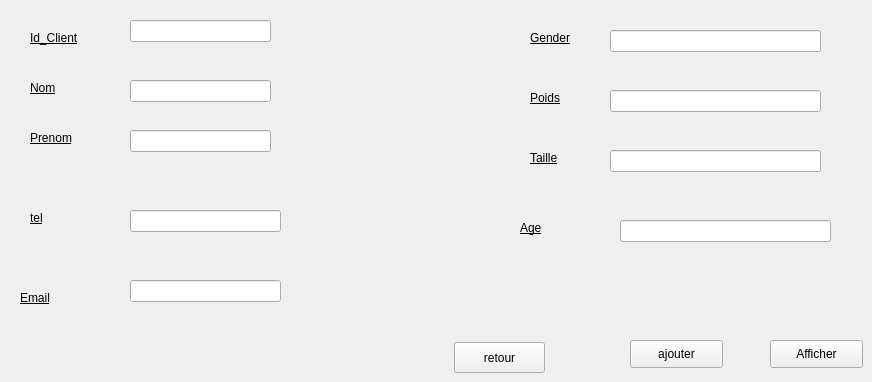
      <widget class="QWidget" name="tab">
       <attribute name="title">
        <string>Ajouter Client</string>
       </attribute>
       <widget class="QLabel" name="label">
        <property name="geometry">
         <rect>
          <x>30</x>
          <y>30</y>
          <width>61</width>
          <height>16</height>
         </rect>
        </property>
        <property name="styleSheet">
         <string notr="true">color: rgb(0, 0, 0);
border-color: rgb(255, 255, 255);
text-decoration: underline;
font: 75 10pt &quot;MS Shell Dlg 2&quot;;
</string>
        </property>
        <property name="text">
         <string>Id_Client</string>
        </property>
       </widget>
       <widget class="QLineEdit" name="lineEdit_id">
        <property name="geometry">
         <rect>
          <x>130</x>
          <y>20</y>
          <width>141</width>
          <height>22</height>
         </rect>
        </property>
       </widget>
       <widget class="QLabel" name="label_2">
        <property name="geometry">
         <rect>
          <x>30</x>
          <y>80</y>
          <width>55</width>
          <height>16</height>
         </rect>
        </property>
        <property name="styleSheet">
         <string notr="true">color: rgb(0, 0, 0);
border-color: rgb(255, 255, 255);
text-decoration: underline;
font: 75 10pt &quot;MS Shell Dlg 2&quot;;
</string>
        </property>
        <property name="text">
         <string>Nom</string>
        </property>
       </widget>
       <widget class="QLabel" name="label_3">
        <property name="geometry">
         <rect>
          <x>30</x>
          <y>130</y>
          <width>55</width>
          <height>16</height>
         </rect>
        </property>
        <property name="styleSheet">
         <string notr="true">color: rgb(0, 0, 0);
border-color: rgb(255, 255, 255);
text-decoration: underline;
font: 75 10pt &quot;MS Shell Dlg 2&quot;;
</string>
        </property>
        <property name="text">
         <string>Prenom</string>
        </property>
       </widget>
       <widget class="QLineEdit" name="lineEdit_nom">
        <property name="geometry">
         <rect>
          <x>130</x>
          <y>80</y>
          <width>141</width>
          <height>22</height>
         </rect>
        </property>
       </widget>
       <widget class="QLineEdit" name="lineEdit_prenom">
        <property name="geometry">
         <rect>
          <x>130</x>
          <y>130</y>
          <width>141</width>
          <height>22</height>
         </rect>
        </property>
       </widget>
       <widget class="QLabel" name="label_4">
        <property name="geometry">
         <rect>
          <x>30</x>
          <y>210</y>
          <width>55</width>
          <height>16</height>
         </rect>
        </property>
        <property name="styleSheet">
         <string notr="true">color: rgb(0, 0, 0);
border-color: rgb(255, 255, 255);
text-decoration: underline;
font: 75 10pt &quot;MS Shell Dlg 2&quot;;
</string>
        </property>
        <property name="text">
         <string>tel</string>
        </property>
       </widget>
       <widget class="QLabel" name="label_5">
        <property name="geometry">
         <rect>
          <x>20</x>
          <y>290</y>
          <width>55</width>
          <height>16</height>
         </rect>
        </property>
        <property name="styleSheet">
         <string notr="true">color: rgb(0, 0, 0);
border-color: rgb(255, 255, 255);
text-decoration: underline;
font: 75 10pt &quot;MS Shell Dlg 2&quot;;
</string>
        </property>
        <property name="text">
         <string>Email</string>
        </property>
       </widget>
       <widget class="QLineEdit" name="lineEdit_tel">
        <property name="geometry">
         <rect>
          <x>130</x>
          <y>210</y>
          <width>151</width>
          <height>22</height>
         </rect>
        </property>
       </widget>
       <widget class="QLineEdit" name="lineEdit_mail">
        <property name="geometry">
         <rect>
          <x>130</x>
          <y>280</y>
          <width>151</width>
          <height>22</height>
         </rect>
        </property>
       </widget>
       <widget class="QLabel" name="label_6">
        <property name="geometry">
         <rect>
          <x>530</x>
          <y>90</y>
          <width>55</width>
          <height>16</height>
         </rect>
        </property>
        <property name="styleSheet">
         <string notr="true">color: rgb(0, 0, 0);
border-color: rgb(255, 255, 255);
text-decoration: underline;
font: 75 10pt &quot;MS Shell Dlg 2&quot;;
</string>
        </property>
        <property name="text">
         <string>Poids</string>
        </property>
       </widget>
       <widget class="QLabel" name="label_7">
        <property name="geometry">
         <rect>
          <x>530</x>
          <y>150</y>
          <width>55</width>
          <height>16</height>
         </rect>
        </property>
        <property name="styleSheet">
         <string notr="true">color: rgb(0, 0, 0);
border-color: rgb(255, 255, 255);
text-decoration: underline;
font: 75 10pt &quot;MS Shell Dlg 2&quot;;
</string>
        </property>
        <property name="text">
         <string>Taille</string>
        </property>
       </widget>
       <widget class="QLabel" name="label_8">
        <property name="geometry">
         <rect>
          <x>530</x>
          <y>30</y>
          <width>55</width>
          <height>16</height>
         </rect>
        </property>
        <property name="styleSheet">
         <string notr="true">color: rgb(0, 0, 0);
border-color: rgb(255, 255, 255);
text-decoration: underline;
font: 75 10pt &quot;MS Shell Dlg 2&quot;;
</string>
        </property>
        <property name="text">
         <string>Gender</string>
        </property>
       </widget>
       <widget class="QLabel" name="label_9">
        <property name="geometry">
         <rect>
          <x>520</x>
          <y>220</y>
          <width>55</width>
          <height>16</height>
         </rect>
        </property>
        <property name="styleSheet">
         <string notr="true">color: rgb(0, 0, 0);
border-color: rgb(255, 255, 255);
text-decoration: underline;
font: 75 10pt &quot;MS Shell Dlg 2&quot;;
</string>
        </property>
        <property name="text">
         <string>Age</string>
        </property>
       </widget>
       <widget class="QPushButton" name="pushButton_ajouter1">
        <property name="geometry">
         <rect>
          <x>630</x>
          <y>340</y>
          <width>93</width>
          <height>28</height>
         </rect>
        </property>
        <property name="text">
         <string>ajouter</string>
        </property>
       </widget>
       <widget class="QLineEdit" name="lineEdit_g">
        <property name="geometry">
         <rect>
          <x>610</x>
          <y>30</y>
          <width>211</width>
          <height>22</height>
         </rect>
        </property>
       </widget>
       <widget class="QLineEdit" name="lineEdit_p">
        <property name="geometry">
         <rect>
          <x>610</x>
          <y>90</y>
          <width>211</width>
          <height>22</height>
         </rect>
        </property>
       </widget>
       <widget class="QLineEdit" name="lineEdit_t">
        <property name="geometry">
         <rect>
          <x>610</x>
          <y>150</y>
          <width>211</width>
          <height>22</height>
         </rect>
        </property>
       </widget>
       <widget class="QLineEdit" name="lineEdit_a">
        <property name="geometry">
         <rect>
          <x>620</x>
          <y>220</y>
          <width>211</width>
          <height>22</height>
         </rect>
        </property>
       </widget>
       <widget class="QPushButton" name="pushButton_9">
        <property name="geometry">
         <rect>
          <x>770</x>
          <y>340</y>
          <width>93</width>
          <height>28</height>
         </rect>
        </property>
        <property name="text">
         <string>Afficher</string>
        </property>
       </widget>
       <widget class="QPushButton" name="retour_z_2">
        <property name="geometry">
         <rect>
          <x>454</x>
          <y>342</y>
          <width>91</width>
          <height>31</height>
         </rect>
        </property>
        <property name="text">
         <string>retour</string>
        </property>
       </widget>
      </widget>
